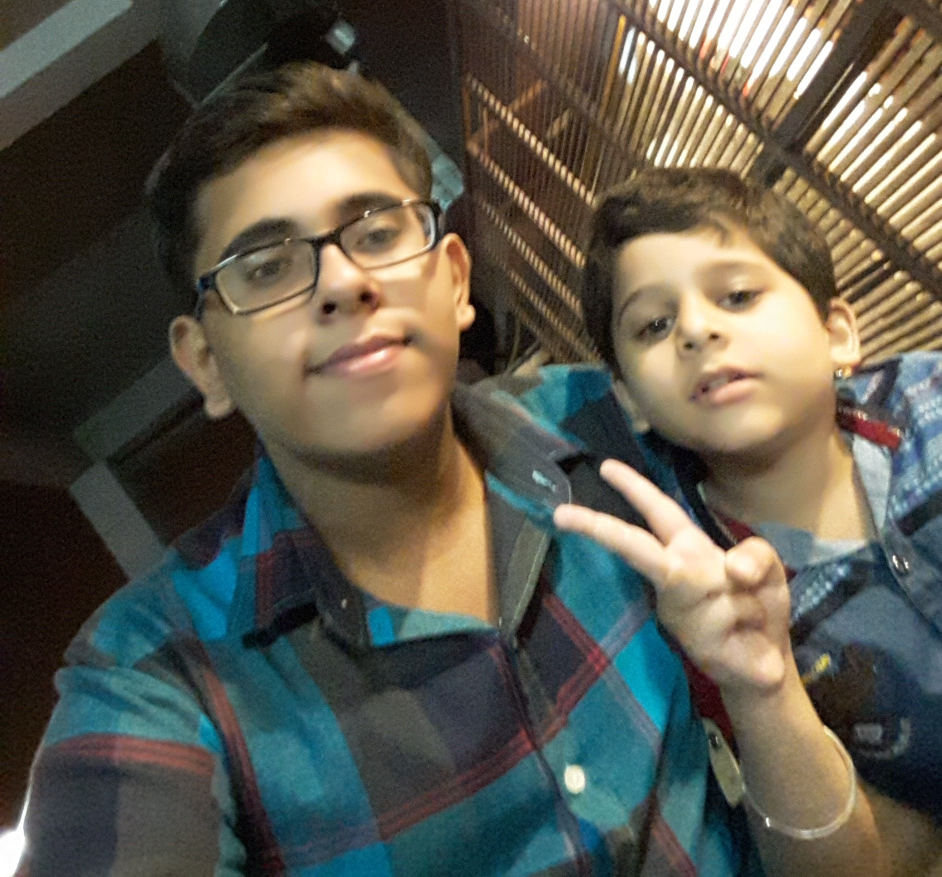
#> input picture oc.jpg, 1883 x 1753 px (shown at 1/2 size)
$ python four.py
#> lines starting #> are read from the running program, lines starting #| are printed output that depends on the picture; after the words box and inside, x2 and y2 are one past the last pixel; in counts of white or black regions, pixels touching at a corner belong together
import numpy as np
import cv2
img=cv2.imread('oc.jpg',cv2.IMREAD_COLOR)
#> img is the input picture: shape (1753, 1883, 3); mean B, G, R 77, 89, 91.6
img[55,55]=[255,255,255]
#> img: shape (1753, 1883, 3); under 0.01% of pixels changed, all inside (x1, y1, x2, y2) = (55, 55, 56, 56)
px=img[55,55]
#> px = [255, 255, 255]
img[100:150,100:150]=[255,255,255]
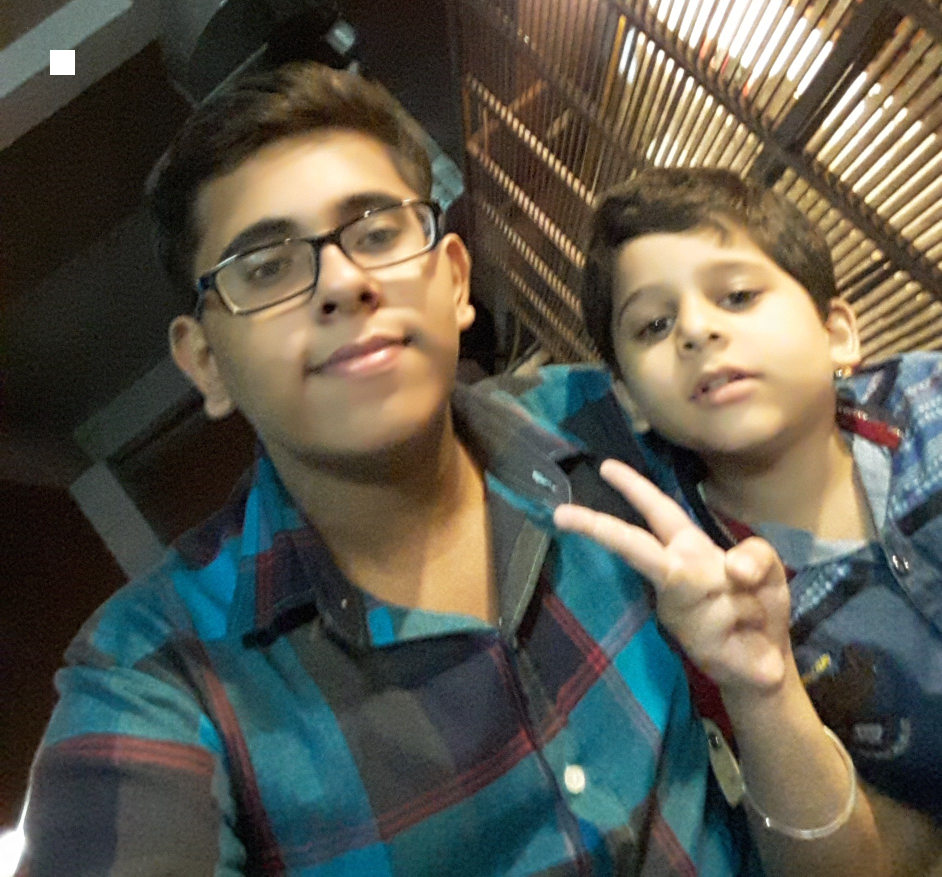
#> img: shape (1753, 1883, 3) (shown at 1/2 size); mean B, G, R 77.2, 89.2, 91.7
pic=img[150:400, 250:550]
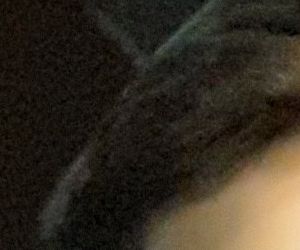
#> pic: shape (250, 300, 3); mean B, G, R 32.8, 44.5, 51.6
img[0:250,0:300]=pic
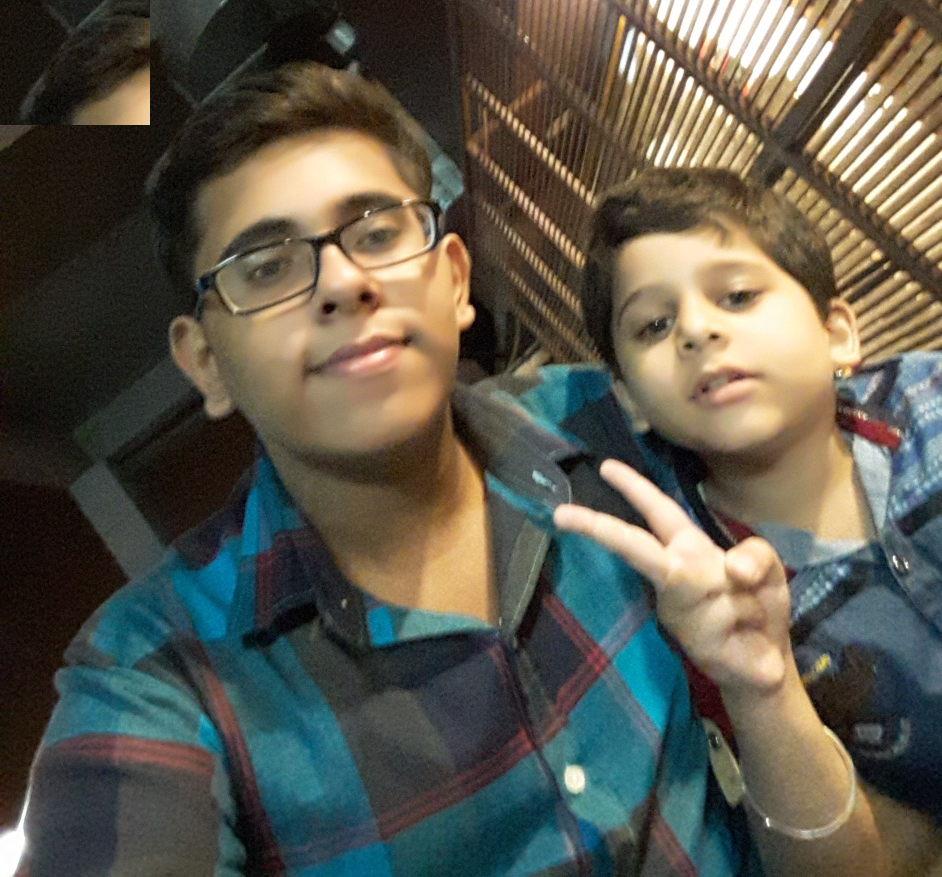
#> img: shape (1753, 1883, 3) (shown at 1/2 size); 2.27% of pixels changed, all inside (x1, y1, x2, y2) = (0, 0, 300, 250)
cv2.imshow('image',img)
cv2.waitKey(0)
cv2.destroyAllWindows()
cv2.imwrite('a.jpg',img)
